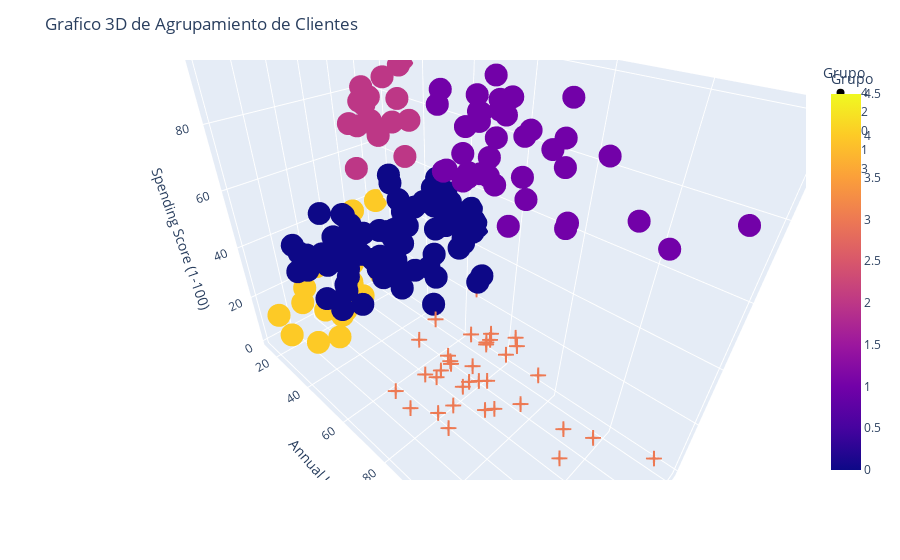

The notebook cell saved with this chart:
### Markdown cell above
## 6. Realizar las diferentes gráficas que permitan visualizar los resultados del modelo

### Code cell
#como ya tengo mi grafico agrupado por colores, quiero hacerlo en 3d

grafico_3D = px.scatter_3d(
    df,
    x='Age',
    y='Annual Income (k$)',    z='Spending Score (1-100)',
    color='Grupo',
    symbol='Grupo',
    symbol_map={0: 'circle', 1: 'circle', 2: 'circle', 4: 'circle'}

)

grafico_3D.update_layout(title='Grafico 3D de Agrupamiento de Clientes')
grafico_3D.show()

### Figure 1 — Plotly figure (JSON) as saved in the notebook; plotly's stock layout.template omitted (floating-point values rounded to 4 significant figures)
{"data": [{"hovertemplate": "Grupo=%{marker.color}<br>Age=%{x}<br>Annual Income (k$)=%{y}<br>Spending Score (1-100)=%{z}<extra></extra>", "legendgroup": "4", "marker": {"color": [4, 4, 4, 4, 4, 4, 4, 4, 4, 4, 4, 4, 4, 4, 4, 4, 4, 4, 4, 4, 4, 4, 4], "coloraxis": "coloraxis", "symbol": "circle"}, "mode": "markers", "name": "4", "scene": "scene", "showlegend": true, "type": "scatter3d", "x": [19, 20, 31, 35, 64, 67, 58, 37, 35, 52, 35, 46, 54, 45, 40, 60, 53, 49, 42, 36, 65, 48, 49], "y": [15, 16, 17, 18, 19, 19, 20, 20, 21, 23, 24, 25, 28, 28, 29, 30, 33, 33, 34, 37, 38, 39, 39], "z": [39, 6, 40, 6, 3, 14, 15, 13, 35, 29, 35, 5, 14, 32, 31, 4, 4, 14, 17, 26, 35, 36, 28]}, {"hovertemplate": "Grupo=%{marker.color}<br>Age=%{x}<br>Annual Income (k$)=%{y}<br>Spending Score (1-100)=%{z}<extra></extra>", "legendgroup": "2", "marker": {"color": [2, 2, 2, 2, 2, 2, 2, 2, 2, 2, 2, 2, 2, 2, 2, 2, 2, 2, 2, 2, 2, 2], "coloraxis": "coloraxis", "symbol": "circle"}, "mode": "markers", "name": "2", "scene": "scene", "showlegend": true, "type": "scatter3d", "x": [21, 23, 22, 23, 30, 35, 24, 22, 20, 35, 25, 31, 29, 35, 23, 21, 18, 21, 30, 20, 24, 24], "y": [15, 16, 17, 18, 19, 19, 20, 20, 21, 23, 24, 25, 28, 28, 29, 30, 33, 33, 34, 37, 38, 39], "z": [81, 77, 76, 94, 72, 99, 77, 79, 66, 98, 73, 73, 82, 61, 87, 73, 92, 81, 73, 75, 92, 65]}, {"hovertemplate": "Grupo=%{marker.color}<br>Age=%{x}<br>Annual Income (k$)=%{y}<br>Spending Score (1-100)=%{z}<extra></extra>", "legendgroup": "0", "marker": {"color": [0, 0, 0, 0, 0, 0, 0, 0, 0, 0, 0, 0, 0, 0, 0, 0, 0, 0, 0, 0, 0, 0, 0, 0, 0, 0, 0, 0, 0, 0, 0, 0, 0, 0, 0, 0, 0, 0, 0, 0, 0, 0, 0, 0, 0, 0, 0, 0, 0, 0, 0, 0, 0, 0, 0, 0, 0, 0, 0, 0, 0, 0, 0, 0, 0, 0, 0, 0, 0, 0, 0, 0, 0, 0, 0, 0, 0, 0, 0, 0, 0], "coloraxis": "coloraxis", "symbol": "circle"}, "mode": "markers", "name": "0", "scene": "scene", "showlegend": true, "type": "scatter3d", "x": [31, 50, 27, 29, 31, 49, 33, 31, 59, 50, 47, 51, 69, 27, 53, 70, 19, 67, 54, 63, 18, 43, 68, 19, 32, 70, 47, 60, 60, 59, 26, 45, 40, 23, 49, 57, 38, 67, 46, 21, 48, 55, 22, 34, 50, 68, 18, 48, 40, 32, 24, 47, 27, 48, 20, 23, 49, 67, 26, 49, 21, 66, 54, 68, 66, 65, 19, 38, 19, 18, 19, 63, 49, 51, 50, 27, 38, 40, 43, 25, 28], "y": [39, 40, 40, 40, 40, 42, 42, 43, 43, 43, 43, 44, 44, 46, 46, 46, 46, 47, 47, 48, 48, 48, 48, 48, 48, 49, 49, 50, 50, 54, 54, 54, 54, 54, 54, 54, 54, 54, 54, 54, 54, 57, 57, 58, 58, 59, 59, 60, 60, 60, 60, 60, 60, 61, 61, 62, 62, 62, 62, 62, 62, 63, 63, 63, 63, 63, 63, 64, 64, 65, 65, 65, 65, 67, 67, 67, 67, 69, 71, 72, 76], "z": [61, 55, 47, 42, 42, 52, 60, 54, 60, 45, 41, 50, 46, 51, 46, 56, 55, 52, 59, 51, 59, 50, 48, 59, 47, 55, 42, 49, 56, 47, 54, 53, 48, 52, 42, 51, 55, 41, 44, 57, 46, 58, 55, 60, 46, 55, 41, 49, 40, 42, 52, 47, 50, 42, 49, 41, 48, 59, 55, 56, 42, 50, 46, 43, 48, 52, 54, 42, 46, 48, 50, 43, 59, 43, 57, 56, 40, 58, 35, 34, 40]}, {"hovertemplate": "Grupo=%{marker.color}<br>Age=%{x}<br>Annual Income (k$)=%{y}<br>Spending Score (1-100)=%{z}<extra></extra>", "legendgroup": "1", "marker": {"color": [1, 1, 1, 1, 1, 1, 1, 1, 1, 1, 1, 1, 1, 1, 1, 1, 1, 1, 1, 1, 1, 1, 1, 1, 1, 1, 1, 1, 1, 1, 1, 1, 1, 1, 1, 1, 1, 1, 1], "coloraxis": "coloraxis", "symbol": "circle"}, "mode": "markers", "name": "1", "scene": "scene", "showlegend": true, "type": "scatter3d", "x": [39, 31, 40, 38, 39, 31, 29, 32, 35, 32, 32, 28, 32, 34, 39, 38, 27, 30, 30, 29, 31, 36, 33, 32, 28, 36, 30, 27, 35, 32, 29, 30, 28, 36, 32, 38, 35, 32, 30], "y": [69, 70, 71, 71, 71, 72, 73, 73, 74, 75, 76, 77, 77, 78, 78, 78, 78, 78, 78, 79, 81, 85, 86, 87, 87, 87, 88, 88, 93, 97, 98, 99, 101, 103, 103, 113, 120, 126, 137], "z": [91, 77, 95, 75, 75, 71, 88, 73, 72, 93, 87, 97, 74, 90, 88, 76, 89, 78, 73, 83, 93, 75, 95, 63, 75, 92, 86, 69, 90, 86, 88, 97, 68, 85, 69, 91, 79, 74, 83]}, {"hovertemplate": "Grupo=%{marker.color}<br>Age=%{x}<br>Annual Income (k$)=%{y}<br>Spending Score (1-100)=%{z}<extra></extra>", "legendgroup": "3", "marker": {"color": [3, 3, 3, 3, 3, 3, 3, 3, 3, 3, 3, 3, 3, 3, 3, 3, 3, 3, 3, 3, 3, 3, 3, 3, 3, 3, 3, 3, 3, 3, 3, 3, 3, 3, 3], "coloraxis": "coloraxis", "symbol": "cross"}, "mode": "markers", "name": "3", "scene": "scene", "showlegend": true, "type": "scatter3d", "x": [23, 59, 47, 20, 44, 19, 57, 25, 48, 34, 43, 44, 47, 37, 34, 56, 19, 50, 42, 36, 40, 36, 52, 58, 59, 37, 46, 41, 54, 41, 34, 33, 47, 45, 32], "y": [70, 71, 71, 73, 73, 74, 75, 77, 77, 78, 78, 78, 78, 78, 78, 79, 81, 85, 86, 87, 87, 87, 88, 88, 93, 97, 98, 99, 101, 103, 103, 113, 120, 126, 137], "z": [29, 11, 9, 5, 7, 10, 5, 12, 36, 22, 17, 20, 16, 1, 1, 35, 5, 26, 20, 27, 13, 10, 13, 15, 14, 32, 15, 39, 24, 17, 23, 8, 16, 28, 18]}], "layout": {"autosize": true, "coloraxis": {"colorbar": {"title": {"text": "Grupo"}}, "colorscale": [[0, "#0d0887"], [0.1111, "#46039f"], [0.2222, "#7201a8"], [0.3333, "#9c179e"], [0.4444, "#bd3786"], [0.5556, "#d8576b"], [0.6667, "#ed7953"], [0.7778, "#fb9f3a"], [0.8889, "#fdca26"], [1, "#f0f921"]]}, "legend": {"title": {"text": "Grupo"}, "tracegroupgap": 0}, "margin": {"t": 60}, "scene": {"aspectmode": "auto", "aspectratio": {"x": 0.6093, "y": 1.429, "z": 1.148}, "camera": {"center": {"x": 0, "y": 0, "z": 0}, "eye": {"x": 0.8533, "y": 0.8533, "z": 0.8533}, "projection": {"type": "perspective"}, "up": {"x": 0, "y": 0, "z": 1}}, "domain": {"x": [0, 1], "y": [0, 1]}, "xaxis": {"title": {"text": "Age"}, "type": "linear"}, "yaxis": {"title": {"text": "Annual Income (k$)"}, "type": "linear"}, "zaxis": {"title": {"text": "Spending Score (1-100)"}, "type": "linear"}}, "title": {"text": "Grafico 3D de Agrupamiento de Clientes"}}}
